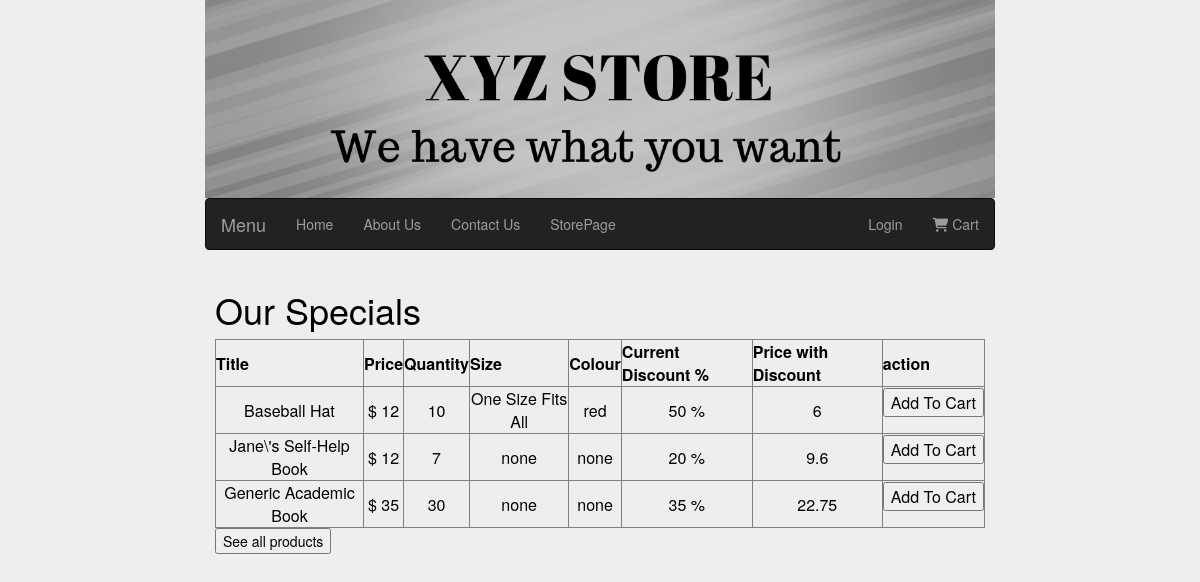
/OurSpecials.php, run on the app's committed database.
### tables this page shows
CREATE TABLE IF NOT EXISTS `store_item_inventory` (
  `Inventory_id` int(11) NOT NULL AUTO_INCREMENT,
  `item_size_id` int(11) NOT NULL,
  `item_color_id` int(11) NOT NULL,
  `store_items_id` int(11) NOT NULL,
  `inventory_item_stock` int(11) NOT NULL,
  PRIMARY KEY (`Inventory_id`),
  UNIQUE KEY `Inventory_id_UNIQUE` (`Inventory_id`),
  KEY `fk_Store_Item_Inventory_store_item_color1_idx` (`item_color_id`),
  KEY `fk_Store_Item_Inventory_store_items1_idx` (`store_items_id`),
  KEY `fk_Store_Item_Inventory_store_item_size1` (`item_size_id`)
);

CREATE TABLE IF NOT EXISTS `store_items` (
  `id` int(11) NOT NULL AUTO_INCREMENT,
  `cat_id` int(11) NOT NULL,
  `item_title` varchar(75) DEFAULT NULL,
  `item_price` float DEFAULT NULL,
  `item_desc` text,
  `item_image` varchar(50) DEFAULT NULL,
  PRIMARY KEY (`id`),
  KEY `fk_store_items_store_categories_idx` (`cat_id`)
);

CREATE TABLE IF NOT EXISTS `store_item_size` (
  `item_size_id` int(11) NOT NULL AUTO_INCREMENT,
  `item_size` varchar(25) DEFAULT NULL,
  PRIMARY KEY (`item_size_id`),
  UNIQUE KEY `item_size_id_UNIQUE` (`item_size_id`)
);

CREATE TABLE IF NOT EXISTS `store_item_color` (
  `item_color_id` int(11) NOT NULL AUTO_INCREMENT,
  `item_color` varchar(25) NOT NULL,
  PRIMARY KEY (`item_color_id`),
  UNIQUE KEY `item_color_id_UNIQUE` (`item_color_id`)
);

### include/include.php (called while the page is built, shortened)
<?php
function readMyFile()
{
    $filename= __DIR__ . '/discountTXT.txt';
    try {
        if ($testing = fopen($filename, "r")) {
            $file_lines = file($filename);
            if($file_lines== null){
              return "File is Empty";
                exit;
            }
else{
                foreach ($file_lines as $line) {
                        $temp[] = (explode(",", $line));
                    }
                    foreach ($temp as $x => $value) {
                        $discount[$value[0]] = $value[1];
                    }
        return $discount;}
        exit();
        } else {
            throw new Exception('file not found.');
        }
    } catch (Exception $e) {
        echo "Sorry," . $e->getMessage();
    }
}
?>

### OurSpecials.php (the view, shortened to what this page needs)
<?php
include("include/DBConn.inc");
require ('include/include.php');
$display_block = "<div class=\"col-xs-o col-sm-10 col-sm-offset-1 col-md-10 col-md-offset-1 col-lg-8 col-lg-offset-2 \">
<h1>Our Specials</h1>
    <table celpadding=\"3\" cellspacing=\"2\" border=\"1\" width=\"100%\">
    <tr>
    <th>Title</th>
    <th>Price</th>
    <th>Quantity</th>
    <th>Size</th>
    <th>Colour</th>
    <th>Current Discount %</th>
    <th>Price with Discount</th>
    <th>action</th>
    </tr>";
$rs=readMyFile();
if ($rs=="File is Empty"){
}
else
    foreach ($rs as $key=>$item) {
        $get_item = "Select item_size_id, item_color_id,item_price ,store_items_id,inventory_item_stock,item_title from store_item_inventory Inner Join store_items on store_item_inventory.store_items_id = store_items.id where Inventory_id= " . $key;
        $rp = $conn->query($get_item) or die("Couldn't connect");
        $discount=(float)$item;
        if ($rp->num_rows < 1) {
            echo "invalid price";
        } else {
            while ($iteminfo = $rp->fetch_array()) {
                $get_item_color="Select item_color from store_item_color where item_color_id =".$iteminfo["item_color_id"];
                $rc=$conn->query($get_item_color) or die("could't connect");
                while($color=$rc->fetch_array()){
                    $item_color = $color["item_color"];
                }
                $get_item_size="Select item_size from store_item_size where item_size_id =".$iteminfo["item_size_id"];
                $rs=$conn->query($get_item_size) or die("could't connect");
                while($size=$rs->fetch_array()){
                    $item_size = $size["item_size"];
                }
                $item_price = $iteminfo["item_price"];
                $item_title = $iteminfo["item_title"];
                $item_qty = $iteminfo["inventory_item_stock"];
                $itemid=$iteminfo["store_items_id"];
            }
        }
        $display_block .= "
   	    <tr>
  	    <td align=\"center\">$item_title <br></td>
 	    <td align=\"center\">$ $item_price <br></td>
 	    <td align=\"center\">$item_qty <br></td>
 	    <td align=\"center\">$item_size <br></td>
 	       	    <td align=\"center\">$item_color<br></td>
 	    <td align=\"center\"> $item %<br></td>
   	    <td align=\"center\">". ((100-$discount)/100*$item_price) ."<br></td>
   	     <td><form method='post' action='addtocart.php'>
   	       <input type=\"hidden\"  name=\"sel_item_color\" value=".$item_color.">
   	         <input type=\"hidden\"  name=\"sel_item_size\" value='".$item_size."'>
   	           <input type=\"hidden\"  name=\"sel_item_qty\" value=\"1\">
   	           <input type=\"hidden\"  name=\"sel_item_id\" value=".$itemid.">
            <input type=\"submit\" value=\"Add To Cart\">
</form></td>
	    </tr>";
    }
$display_block .= "</table>
<td><form  action='seestore.php'>
            <input type=\"submit\" value=\"See all products\">
</form></td>
</div>";
require "footer.php";
?>

### footer.php (shortened to what this page needs)
<html lang="en">
<head>
    <link rel="stylesheet" href="css/all.css">
    <link rel="stylesheet" href="css/bootstrap.css">
    <link rel="stylesheet" href="myCss/Css.css">
</head>
<body>
<div class="row">
    <div class="col-xs-o col-sm-10 col-sm-offset-1 col-md-10 col-md-offset-1 col-lg-8 col-lg-offset-2 ">
        <div class="center">
            <img src="Images/bannerstore.png" alt="Temp" class="responsive">
        </div>
        <nav class="navbar navbar-inverse">
            <div class="navbar-brand">Menu</div>
            <div class="collapse navbar-collapse" id="myNavbar">
                <ul class="nav navbar-nav">
                    <li><a href="index.php">Home</a></li>
                    <li><a href="AboutUs.php">About Us</a></li>
                    <li><a href="ContactUs.php">Contact Us</a></li>
                    <li><a href="ourspecials.php">StorePage</a>
                </ul>
                <ul class="nav navbar-nav navbar-right">
                    <?php
                    if(isset($_SESSION['uid'])) {
                        echo '<li><a>User : '.$_SESSION["uid"].'</a>
                        </li>';
                        echo '<li><a href="include/logoutCode.php">Log out</a></li>';
                    }else{
                        echo '<li><a href="loginPage.php">Login</a></li>';
                    }
                    ?>
                    <li><a href="showcart.php" id="cart"><i class="fas fa-shopping-cart"></i> Cart </a></li>
                </ul>
            </div>
        </nav>
    </div>
</div>
<?php echo $display_block; ?>
</body>
</html>

### css/all.css (style rules this page uses)
.fa, .fas, .far, .fal, .fad, .fab { -moz-osx-font-smoothing: grayscale; -webkit-font-smoothing: antialiased; display: inline-block; font-style: normal; font-variant: normal; text-rendering: auto; line-height: 1; }
.fa-shopping-cart:before { content: "\f07a"; }
.fa, .fas { font-family: 'Font Awesome 5 Free'; font-weight: 900; }

### myCss/Css.css (style rules this page uses)
html, body { max-width: 100%; overflow-x: hidden; background-color: #eeeeee; color:#000000; }
.navbar-right { float: right; }
.center { text-align: center; }
.responsive { width: 100%; height: auto; }

### data on the page
store_item_inventory: store_items.item_title "Baseball Hat", store_items.item_price "12", inventory_item_stock "10", (100-$discount)/100*$item_price "6"
store_item_size: item_size "One Size Fits All"
store_item_color: item_color "red"
store_item_inventory: store_items.item_title "Jane\\'s Self-Help Book", store_items.item_price "12", inventory_item_stock "7", (100-$discount)/100*$item_price "9.6"
store_item_size: item_size "none none"
store_item_color: item_color "none none"
store_item_inventory: store_items.item_title "Generic Academic Book", store_items.item_price "35", inventory_item_stock "30", (100-$discount)/100*$item_price "22.75"

### other printed values
$item "50 20 35"
